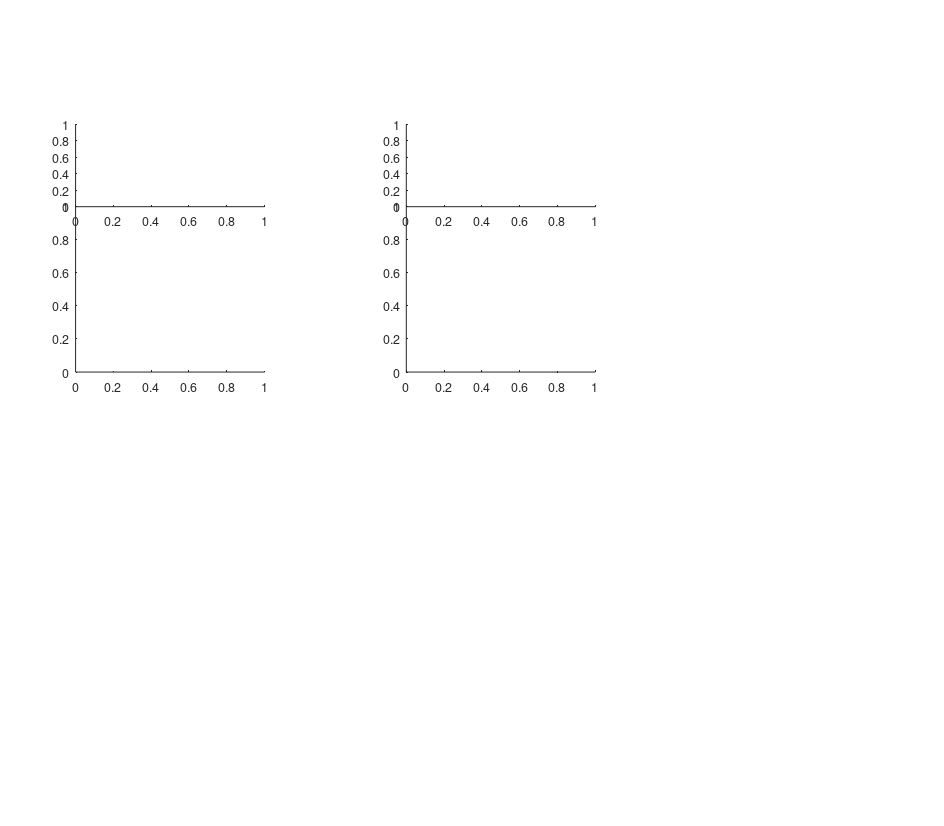

MATLAB code to generate this figure: (Note: this script raises an error after producing the figure.)
close all
clear
clc
all=1;
%fig_folder_name='D:\Ayelet\2bat_proj\Analysis\co_analysis\dis_bin_3_allo_bin_3';
%out_dir_type='D:\Ayelet\2bat_proj\Analysis\co_analysis\ego_signif_cells';

out_pop_fig_dir='D:\Ayelet\2bat_proj\Analysis\new_code\figures\poster_figures';

unstabel_cells=[27, 36, 228,263];
%inhibit_cells=[215,2;218,2;233,2;251,1;254,1;257,1;267,2;270,2;287,2;];
inhibit_cells=[8, 17, 21, 31, 32, 53, 57, 74,215,218,233,251,254,257,267,270,287];
%% structs' parameters

behavior_structs_folder = 'D:\Ayelet\2bat_proj\Analysis\new_code\analysis_structs\co_solo_initial_analysis\';
files = dir(behavior_structs_folder);
behavior_struct_names = {files.name};
co_shuffle_structs_folder = 'D:\Ayelet\2bat_proj\Analysis\new_code\analysis_structs\co_shuffling_struct';
files = dir(co_shuffle_structs_folder);
co_shuffle_struct_names = {files.name};

%% params for valid cells during CO

min_spikes = 30;
min_ego_inf = 0.1;
min_even_odd = 0.2;
alpha = .05;
interneuron_firing_rate = 10;
max_for_pyramidal=5;
%% figure prop


figure('units','normalized','outerposition',[0 0 1 1])
paper_size = [24 21]; % ~A4 size
set(gcf,'DefaultAxesFontSize',9);
set(gcf,'DefaultAxesFontName','helvetica');
set(gcf,'PaperUnits','centimeters','PaperPosition',[0 0 paper_size]);
set(gcf,'PaperOrientation','landscape');
set(gcf,'Units','centimeters','Position',get(gcf,'paperPosition')+[1 1 0 0]); % position on screen...
set(gcf, 'Renderer', 'opengl');
line_width=3;
ego_color=[1  0 1];
fsize = 12;

% tuning cuvre mat over all cells
ax_plot{1}=axes('position',[0.08 0.55 0.2 0.2]); %sorted by peak
ax_plot{2}=axes('position',[0.08 0.75 0.2 0.1]);%average over all cells


% z score:
ax_plot{3}=axes('Position',[0.43 0.55 0.2 0.2]); %mat
ax_plot{4}=axes('Position',[0.43 0.75 0.2 0.1]); %average

%%
ii_fr=1;
for ii_cell = 3:length(behavior_struct_names)
    
    %% load data
    
    struct_name =behavior_struct_names{ii_cell};
    file_name = fullfile(behavior_structs_folder,struct_name);
    load(file_name);
    if ii_cell<=102
    behavior_struct=cell_co_solo_initial_analysis;
    else
            load(file_name);

    end
    bat=behavior_struct.exp_data.bat;
    day=behavior_struct.exp_data.day;
    cell_num=behavior_struct.exp_data.cell_num;
    if ismember(cell_num,unstabel_cells)
        continue
    else
        
        shuffle_struct_name = ['co_shuffling_struct_b',num2str(bat),'_d',num2str( day),'_c',num2str(cell_num),'.mat'];
        file_name = fullfile(co_shuffle_structs_folder,shuffle_struct_name);
        if exist(file_name)
            co_shuffle_struct=load(file_name);
            co_shuffle_struct=co_shuffle_struct.shuffling_struct;
        end
        % loop for each direction
        for ii_dir = 1:2
            
            n_spikes = behavior_struct.co(ii_dir).info.n_spikes;
            even_odd_coherence = co_shuffle_struct(ii_dir).odd_even_coherence.corr;
            ego_inf = co_shuffle_struct(ii_dir).shuffled_data.params.information_per_spike_ego.values(1);
            ego_inf_p = co_shuffle_struct(ii_dir).shuffled_data.params.information_per_spike_ego.p_value;
            cv_p=co_shuffle_struct(ii_dir).shuffled_data.params.cv.p_value;
            
            % conditions :
            a = n_spikes > min_spikes;
            b = even_odd_coherence > min_even_odd;
            c = ego_inf > min_ego_inf;
            d = ego_inf_p < alpha;
            e=behavior_struct.exp_data.mean_fr<max_for_pyramidal;
            
            if min([a,b,c,d,e]) == 1
                % save normalized firing rate
                fr = co_shuffle_struct(ii_dir).shuffled_data.ego_firing_rate(1,:);
                zscore_tuning=co_shuffle_struct(ii_dir).shuffled_data.zscore_of_tuning_curve_data ;
                %                 norm_fr = fr/max(fr);
                range_fr = fr - min(fr);
                norm_fr = range_fr/max(range_fr);
                firing_rate_mat(ii_fr,:) = norm_fr;
                zscore_mat(ii_fr,:)=zscore_tuning;
                % save the cell's number and direction
                cells_num_dir(ii_fr,:) = [cell_num,ii_dir];
                
                ii_fr = ii_fr+1;
            end
        end
    end
end

%% Plot
bins=behavior_struct.co(1).firing_rate.dis_m(2,:) ;
inhibit_cells_ind=find(sum(cells_num_dir(:,1)==inhibit_cells,2));

%% 1. all cells tuning

%a. mat of all tunings for all cells normalized:
axes(ax_plot{1})
exs_mat=firing_rate_mat;
if all==0
    exs_mat(inhibit_cells_ind,:)=[];

end
    
mat=exs_mat;
[~, max_mat_ind]=max(mat,[],2);
[~, sort_max_mat_ind]=sort(max_mat_ind);
sorted_mat=mat(sort_max_mat_ind,:);
c_max=[];
plot_2d_mat(bins,1:size(sorted_mat,1),sorted_mat,c_max)
xlabel('Inter-bat distance (m)','fontsize',fsize,'fontweight','bold')
set(gca,'ytick',0:10:size(sorted_mat,1),'TickDir','out','TickLength',[0.02 0])
ylabel('Cells','fontsize',fsize,'fontweight','bold')
set(gca,'xtick',-40:20:40,'TickDir','out','TickLength',[0.02 0])

%b. average over all cells:
axes(ax_plot{2})
plot(bins, nanmean(sorted_mat),'lineWidth', line_width,'color',ego_color)
xlim([min(bins) max(bins)])
ylim([min(nanmean(sorted_mat)) max(nanmean(sorted_mat))*1.05]);
set(gca,'xtick',[],'TickDir','out','TickLength',[0.02 0])
ylabel(sprintf('Average\nover cells'),'fontsize',fsize,'fontweight','bold')
title(sprintf('Normalized firing rates'),'fontsize',fsize,'fontweight','bold')
box off
%c. mat of z scores all cells:
axes(ax_plot{3})
 exs_mat=zscore_mat;
 if all==0

exs_mat(inhibit_cells_ind,:)=[];
 end
 mat=exs_mat;mat=mat-min(mat(:));
[~, max_mat_ind]=max(mat,[],2);
[~, sort_max_mat_ind]=sort(max_mat_ind);
sorted_mat=mat(sort_max_mat_ind,:);
c_max=[];
plot_2d_mat(bins,1:size(sorted_mat,1),sorted_mat,c_max)
xlabel('Inter-bat distance (m)','fontsize',fsize,'fontweight','bold')
ylabel('Cells','fontsize',fsize,'fontweight','bold')
set(gca,'ytick',0:10:size(sorted_mat,1),'TickDir','out','TickLength',[0.02 0])
set(gca,'xtick',-40:20:40,'TickDir','out','TickLength',[0.02 0])

%d. average zscore:
axes(ax_plot{4})
plot(bins, nanmean(zscore_mat),'lineWidth', line_width,'color',ego_color)
xlim([min(bins) max(bins)])
ylim([min(nanmean(zscore_mat)) max(nanmean(zscore_mat))*1.05]);
set(gca,'xtick',[],'TickDir','out','TickLength',[0.02 0])
ylabel(sprintf('Average\nover cells'),'fontsize',fsize,'fontweight','bold')
title(sprintf('Z-scored firing rates'),'fontsize',fsize,'fontweight','bold')
box off

%% save
dir_name=['D:\Ayelet\2bat_proj\Analysis\new_code\figures\poster_figures\'];
if ~exist(dir_name)
    mkdir(dir_name)
end
if all==0
    fig_name=fullfile(dir_name,'population_egocentric_cells_enhanced');

else
fig_name=fullfile(dir_name,'population_egocentric_cells_all');
end
print(gcf, fig_name, '-dpdf',  '-painters');
